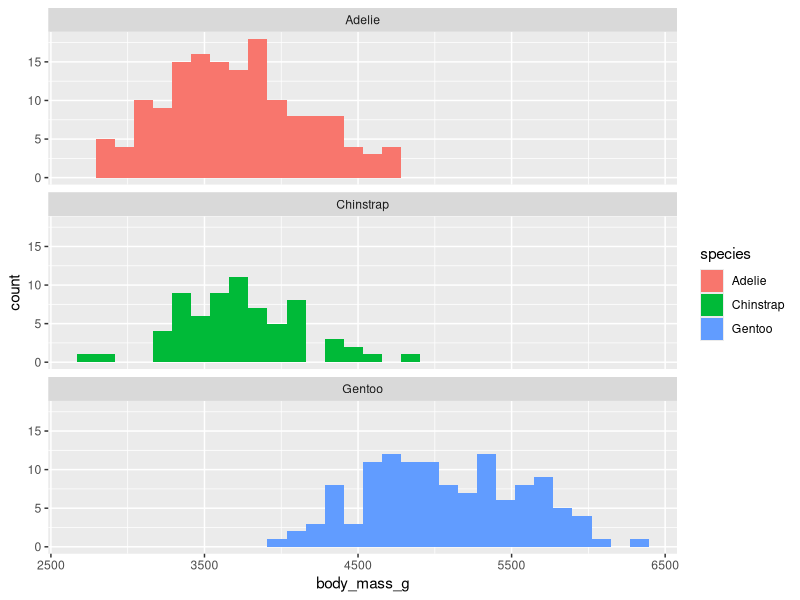

Source code (R):
## ---- chunk 1
knitr::opts_chunk$set(echo = TRUE)
## ---- chunk 2
knitr::opts_chunk$set(echo = TRUE)
library(tidyverse)
library(palmerpenguins)
## ---- chunk 3
na_removed_penguins<-penguins %>% filter(is.na(sex)==FALSE)
view(penguins)
## ---- chunk 4
ggplot(penguins)+
  geom_histogram(mapping=aes(x= body_mass_g, fill=species))+
  facet_wrap(~species,nrow=3)
